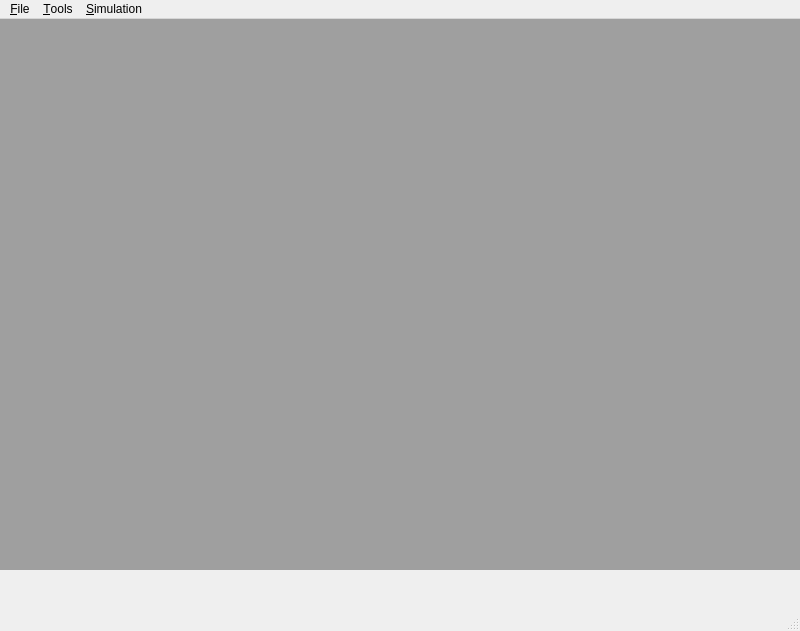
<?xml version="1.0" encoding="UTF-8"?>
<ui version="4.0">
 <class>qtMainWindow</class>
 <widget class="QMainWindow" name="qtMainWindow">
  <property name="geometry">
   <rect>
    <x>0</x>
    <y>0</y>
    <width>800</width>
    <height>631</height>
   </rect>
  </property>
  <property name="windowTitle">
   <string>TGSDP - Traffic Generator Using SDP</string>
  </property>
  <widget class="QWidget" name="centralwidget">
   <widget class="QMdiArea" name="mdiArea">
    <property name="geometry">
     <rect>
      <x>0</x>
      <y>0</y>
      <width>801</width>
      <height>551</height>
     </rect>
    </property>
   </widget>
  </widget>
  <widget class="QMenuBar" name="menubar">
   <property name="geometry">
    <rect>
     <x>0</x>
     <y>0</y>
     <width>800</width>
     <height>27</height>
    </rect>
   </property>
   <widget class="QMenu" name="menu_File">
    <property name="title">
     <string>&amp;File</string>
    </property>
    <addaction name="action_Load_XML"/>
    <addaction name="action_Send_and_Init"/>
    <addaction name="separator"/>
    <addaction name="action_Quit"/>
   </widget>
   <widget class="QMenu" name="menu_Tools">
    <property name="title">
     <string>&amp;Tools</string>
    </property>
    <addaction name="action_Visualiser"/>
    <addaction name="separator"/>
    <addaction name="actionInspect_SpinConf"/>
   </widget>
   <widget class="QMenu" name="menu_Simulation">
    <property name="title">
     <string>&amp;Simulation</string>
    </property>
    <addaction name="actionSet_Tick"/>
    <addaction name="actionStart"/>
    <addaction name="actionStop"/>
   </widget>
   <addaction name="menu_File"/>
   <addaction name="menu_Tools"/>
   <addaction name="menu_Simulation"/>
  </widget>
  <widget class="QStatusBar" name="statusbar"/>
  <action name="action_Load_XML">
   <property name="text">
    <string>&amp;Load XML</string>
   </property>
  </action>
  <action name="action_Quit">
   <property name="text">
    <string>&amp;Quit</string>
   </property>
  </action>
  <action name="action_Visualiser">
   <property name="text">
    <string>&amp;Visualiser</string>
   </property>
  </action>
  <action name="action_Send_and_Init">
   <property name="text">
    <string>&amp;Send and Init</string>
   </property>
  </action>
  <action name="actionInspect_SpinConf">
   <property name="text">
    <string>Inspect SpinConf</string>
   </property>
  </action>
  <action name="actionSet_Tick">
   <property name="text">
    <string>Set Tick</string>
   </property>
  </action>
  <action name="actionStart">
   <property name="text">
    <string>Start</string>
   </property>
  </action>
  <action name="actionStop">
   <property name="enabled">
    <bool>false</bool>
   </property>
   <property name="text">
    <string>Stop</string>
   </property>
  </action>
 </widget>
 <resources/>
 <connections/>
</ui>
